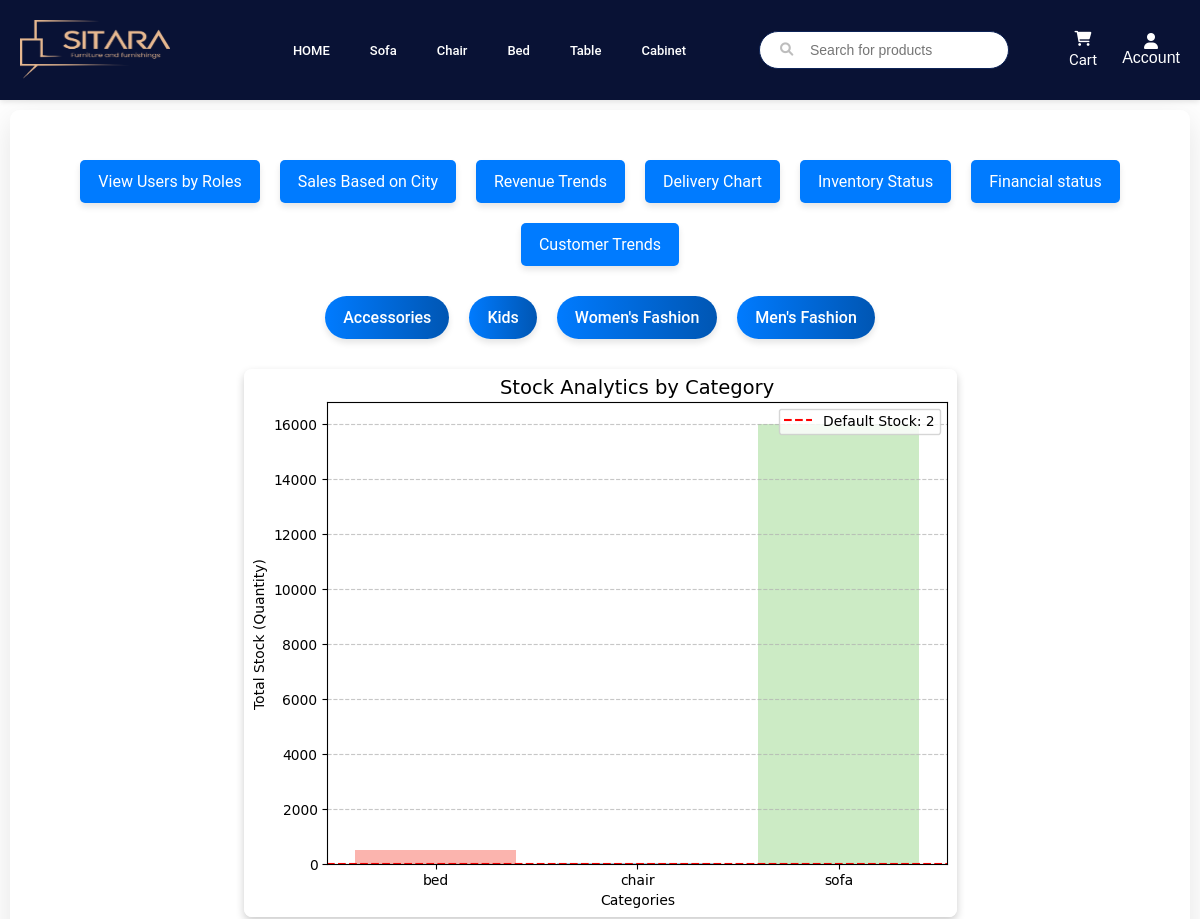
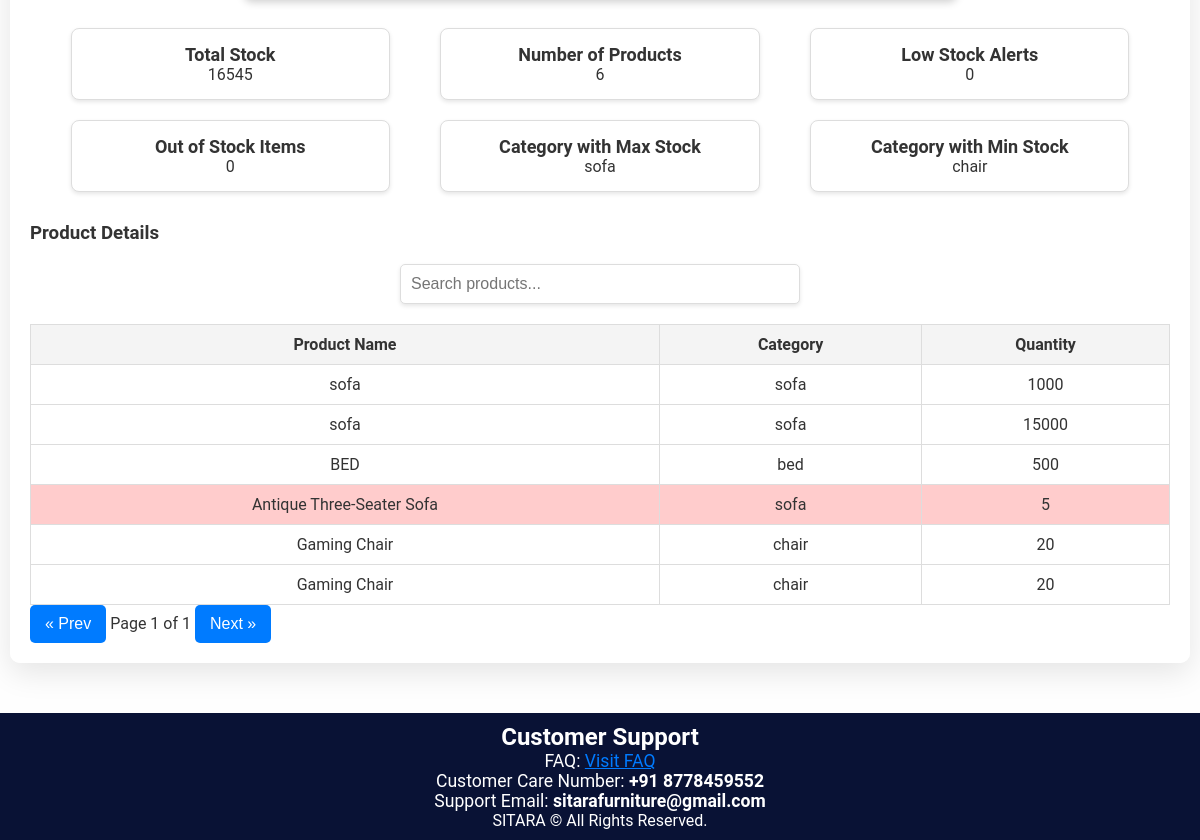
/visualization/inventory_status, run on the app's committed database (2 pictures, top to bottom).
### app/models.py (models this page shows, shortened)
class Product(db.Model):
    __tablename__ = "product"
    id = db.Column(db.Integer, primary_key=True)
    name = db.Column(db.String(100), nullable=False)
    price = db.Column(db.Float, nullable=False)
    description = db.Column(db.String(255), nullable=False)
    category = db.Column(db.String(100), nullable=False)
    quantity = db.Column(db.Integer, nullable=False)
    manufacturer = db.Column(db.String(100), nullable=True)
    country_of_origin = db.Column(db.String(50), nullable=True)
    avg_rating = db.Column(db.Float, nullable=True)
    discount = db.Column(db.Float, default=0.0, nullable=True)
    colour = db.Column(db.String(20), nullable=True)
    images = db.relationship("ProductImage", backref="product", lazy=True)
    sketchfab_url = db.Column(db.String(512))
    model_file = db.Column(db.String(255))
    ratings = relationship("Rating", back_populates="product")

### app/visualization.py (the view)
@visualization.route('/inventory_status')
def inventory_status():
    page = request.args.get('page', default=1, type=int)
    has_next = True  # Example logic for pagination
    categories_query = db.session.query(Product.category, db.func.sum(Product.quantity).label('total_stock')) \
        .group_by(Product.category).all()
    category_labels = [category[0] for category in categories_query]
    category_stock = [category[1] for category in categories_query]
    total_stock = sum(category_stock)
    max_stock_category = category_labels[category_stock.index(max(category_stock))]
    min_stock_category = category_labels[category_stock.index(min(category_stock))]
    low_stock_threshold = 5
    low_stock_products = Product.query.filter(Product.quantity < low_stock_threshold).all()
    out_of_stock_items = Product.query.filter(Product.quantity == 0).all()
    total_products = Product.query.count()
    analytics = {
        "Total Stock": total_stock,
        "Category with Max Stock": max_stock_category,
        "Category with Min Stock": min_stock_category,
        "Low Stock Alerts": len(low_stock_products),
        "Out of Stock Items": len(out_of_stock_items),
        "Total Products": total_products
    }
    default_stock = 2
    fig, ax = plt.subplots(figsize=(8, 6))
    ax.bar(category_labels, category_stock, color=plt.cm.Pastel1.colors)
    ax.axhline(y=default_stock, color='red', linestyle='--', linewidth=1.5, label=f"Default Stock: {default_stock}")
    ax.set_title("Stock Analytics by Category", fontsize=14)
    ax.set_xlabel("Categories")
    ax.set_ylabel("Total Stock (Quantity)")
    ax.grid(axis='y', linestyle='--', alpha=0.7)
    ax.legend(loc='upper right')
    buf = BytesIO()
    plt.savefig(buf, format="png", bbox_inches="tight")
    buf.seek(0)
    chart_data = base64.b64encode(buf.getvalue()).decode("utf-8")
    buf.close()
    products_query = Product.query.all()
    products = [{"id": product.id, "name": product.name, "category": product.category, "quantity": product.quantity} for product in products_query]
    return render_template(
        "inventory_status.html",
        page=page,
        chart_data=chart_data,
        has_next=has_next,
        analytics=analytics,
        products=products,
    )

### app/templates/inventory_status.html (shortened to what this page needs)
<!DOCTYPE html>
<html lang="en">
<head>
</head>
<body>
    {% extends "home.html" %}
    {% block content %}
    <div class="form-container">
        <div class="button-container">
            <a href="/visualization/roles_chart" class="button">View Users by Roles</a>
            <a href="/visualization/sales_by_city" class="button">Sales Based on City</a>
            <a href="/visualization/revenue_trends" class="button">Revenue Trends</a>
            <a href="/visualization/delivery_chart" class="button">Delivery Chart</a>
            <a href="/visualization/inventory_status" class="button">Inventory Status</a>
            <a href="/visualization/financial_health" class="button">Financial status</a>
            <a href="/visualization/customer_trends" class="button">Customer Trends</a>
        </div>
        <div class="button-container1">
            <a href="/visualization/visualization/accessories" class="button1">Accessories</a>
            <a href="/visualization/visualization/kids" class="button1">Kids</a>
            <a href="/visualization/visualization/womens_fashion" class="button1">Women's Fashion</a>
            <a href="/visualization/visualization/mens_fashion" class="button1">Men's Fashion</a>
        </div>
         <div class="chart-section">
            <img alt="Stock Analytics Chart">
        </div>
    <div class="analytics-section">
        <div class="analytics-card">
            <h3>Total Stock</h3>
            <p>{{ analytics['Total Stock'] }}</p>
        </div>
        <div class="analytics-card">
            <h3>Number of Products</h3>
            <p>{{ analytics['Total Products'] }}</p>
        </div>
        <div class="analytics-card">
            <h3>Low Stock Alerts</h3>
            <p>{{ analytics['Low Stock Alerts'] }}</p>
        </div>
        <div class="analytics-card">
            <h3>Out of Stock Items</h3>
            <p>{{ analytics['Out of Stock Items'] }}</p>
        </div>
        <div class="analytics-card">
            <h3>Category with Max Stock</h3>
            <p>{{ analytics['Category with Max Stock'] }}</p>
        </div>
        <div class="analytics-card">
            <h3>Category with Min Stock</h3>
            <p>{{ analytics['Category with Min Stock'] }}</p>
        </div>
    </div>
    <div class="table-section">
        <h3>Product Details</h3>
        <div class="search-bar">
            <input type="text" placeholder="Search products..." id="search">
        </div>
        <table id="productTable">
            <thead>
                <tr>
                    <th>Product Name</th>
                    <th>Category</th>
                    <th>Quantity</th>
                </tr>
            </thead>
            <tbody>
                {% for product in products %}
                <tr class="{% if product.quantity < 10 %}low-stock{% endif %}">
                    <td>{{ product.name }}</td>
                    <td>{{ product.category }}</td>
                    <td>{{ product.quantity }}</td>
                </tr>
                {% endfor %}
            </tbody>
        </table>
    <div class="pagination">
        <button class="pagebtn" id="prevPage">« Prev</button>
        <span id="pageNumber">Page 1</span>
        <button class="pagebtn" id="nextPage">Next »</button>
    </div>
    </div>
</div>
    {% endblock %}

### app/static/home.css (style rules this page uses)
* { margin: 0; padding-top: 0; box-sizing: border-box; }
body { margin: 0; padding: 0; background-color: #f4f4f4; color: #333; */ }

### data on the page
Product: name "sofa", category "sofa", quantity "1000"
Product: name "sofa", category "sofa", quantity "15000"
Product: name "BED", category "bed", quantity "500"
Product: name "Antique Three-Seater Sofa", category "sofa", quantity "5"
Product: name "Gaming Chair", category "chair", quantity "20"
Product: name "Gaming Chair", category "chair", quantity "20"

### other printed values
{{ analytics['Total Stock'] }} "16545"
{{ analytics['Total Products'] }} "6"
{{ analytics['Low Stock Alerts'] }} "0"
{{ analytics['Out of Stock Items'] }} "0"
{{ analytics['Category with Max Stock'] }} "sofa"
{{ analytics['Category with Min Stock'] }} "chair"
